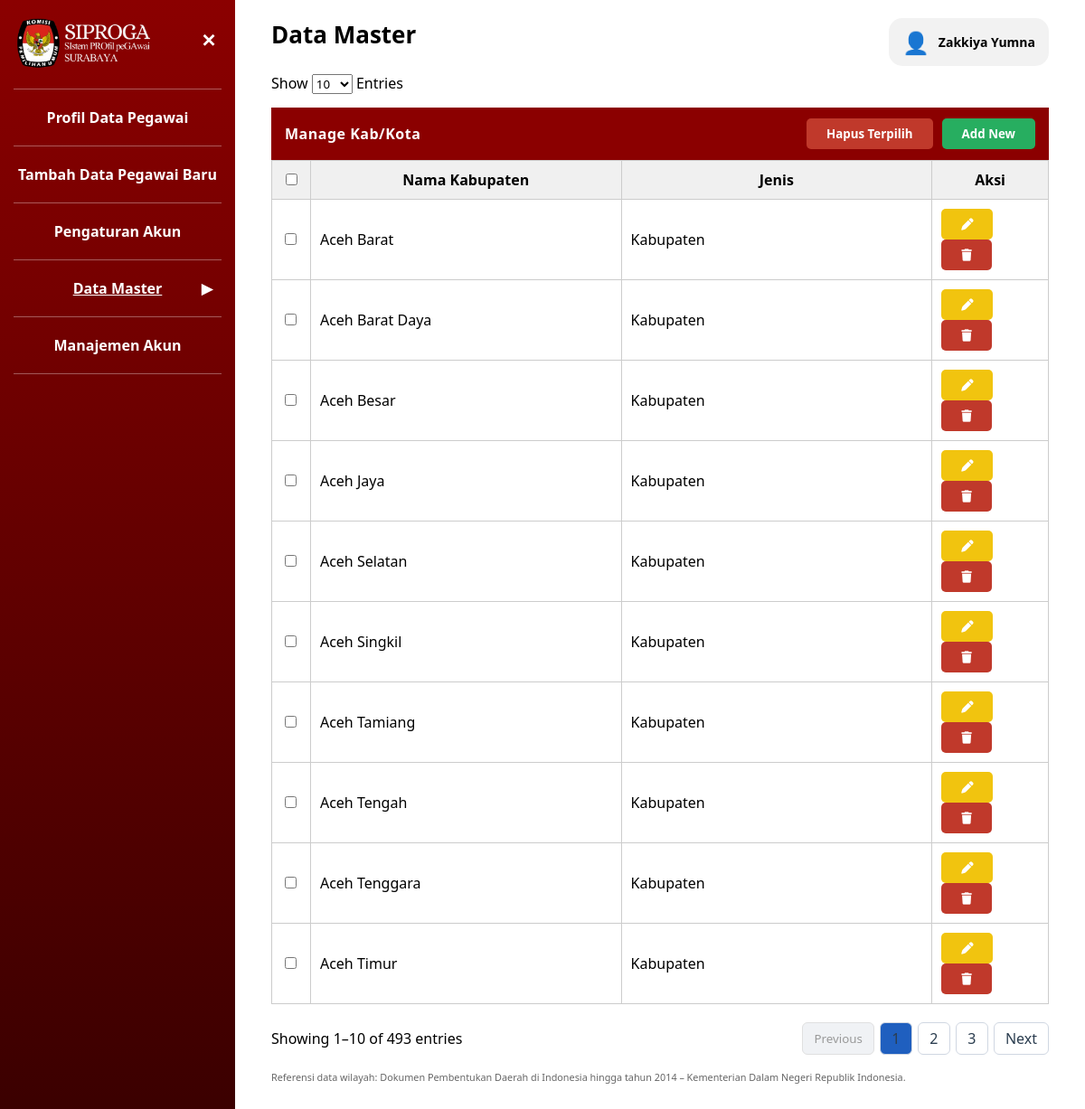
Page /admin/Admin_DM_KabupatenKota.php (signed in) on the committed database.
### tables this page shows
CREATE TABLE `user` (
  `id_user` int UNSIGNED NOT NULL,
  `nip` char(18) NOT NULL,
  `username` varchar(50) NOT NULL,
  `email` varchar(100) NOT NULL,
  `password` varchar(255) NOT NULL,
  `role` enum('admin','pegawai') NOT NULL DEFAULT 'pegawai',
  `last_login` datetime DEFAULT NULL,
  `is_active` tinyint(1) NOT NULL DEFAULT '1',
  `created_at` timestamp NOT NULL DEFAULT CURRENT_TIMESTAMP
);

CREATE TABLE `pegawai` (
  `nip` char(18) NOT NULL,
  `nama_pegawai` varchar(250) NOT NULL,
  `tempat_lahir` varchar(100) NOT NULL,
  `tanggal_lahir` date NOT NULL,
  `alamat` varchar(100) NOT NULL,
  `tmt_cpns` date DEFAULT NULL,
  `tmt_pns` date DEFAULT NULL,
  `no_telp` varchar(15) NOT NULL,
  `created_at` timestamp NOT NULL DEFAULT CURRENT_TIMESTAMP,
  `updated_at` timestamp NOT NULL DEFAULT CURRENT_TIMESTAMP ON UPDATE CURRENT_TIMESTAMP,
  `id_jenis_kelamin` int UNSIGNED NOT NULL,
  `id_agama` int UNSIGNED NOT NULL,
  `id_status_perkawinan` int UNSIGNED NOT NULL,
  `id_gol` int UNSIGNED NOT NULL,
  `id_unit_kerja` int UNSIGNED NOT NULL,
  `foto` varchar(50) NOT NULL,
  `tipe_karyawan` varchar(10) NOT NULL,
  `instansi` varchar(50) NOT NULL
);

CREATE TABLE `master_kabupaten` (
  `id_kabupaten` int NOT NULL,
  `nama_kabupaten` varchar(100) NOT NULL,
  `jenis` enum('Kabupaten','Kota') NOT NULL
);

### admin/Admin_DM_KabupatenKota.php (the view, shortened to what this page needs)
<?php
include '../config/koneksi.php';
$nip_session = $_SESSION['nip'];
$stmtAdmin = $conn->prepare("
    SELECT u.username, u.role, p.nama_pegawai
    FROM user u
    JOIN pegawai p ON u.nip = p.nip
    WHERE u.nip = ?
");
$stmtAdmin->bind_param("s", $nip_session);
$stmtAdmin->execute();
$resultAdmin = $stmtAdmin->get_result();
$admin = $resultAdmin->fetch_assoc() ?? [
    'username' => 'Administrator',
    'nama_pegawai' => 'Administrator'
];
$limit = isset($_GET['limit']) ? (int)$_GET['limit'] : 10;
$page = isset($_GET['page']) ? (int)$_GET['page'] : 1;
$offset = ($page - 1) * $limit;
$totalQuery = mysqli_query($conn, "SELECT COUNT(*) as total FROM master_kabupaten");
$totalData = mysqli_fetch_assoc($totalQuery)['total'];
$totalPages = ceil($totalData / $limit);
$query = mysqli_query($conn,
    "SELECT id_kabupaten, nama_kabupaten, jenis
     FROM master_kabupaten
     ORDER BY nama_kabupaten ASC
     LIMIT $limit OFFSET $offset"
);
?>
<!DOCTYPE html>
<html lang="id">
<head>
    <link rel="stylesheet" href="../assets/data_master.css">
    <link rel="stylesheet" href="../assets/style.css" />
    <link rel="stylesheet" href="https://cdnjs.cloudflare.com/ajax/libs/font-awesome/6.5.0/css/all.min.css">
</head>
<body class="role-admin" data-jenis="kab_kota">
<aside class="sidebar" id="sidebar">
    <div class="logo_siproga">
      <img src="../auth/Logo_Siproga.png">
      <button class="tombol-menu" id="tombolMenu">✕</button>
    </div>
    <hr class="garis-menu">
    <a href="Admin_Profil_Data_Pegawai.php" class="item-menu">
        Profil Data Pegawai
    </a>
    <hr class="garis-menu">
    <a href="Admin_Tambah_Data.php" class="item-menu">
        Tambah Data Pegawai Baru
    </a>
    <hr class="garis-menu">
    <a href="Admin_Pengaturan_Akun.php" class="item-menu">
        Pengaturan Akun
    </a>
    <hr class="garis-menu">
    <div class="item-menu aktif" id="menuDataMaster">
        <span>Data Master</span>
        <span class="panah-menu" id="panahDataMaster">▼</span>
    </div>
    <hr class="garis-menu">
    <a href="Admin_Manajemen_Akun.php" class="item-menu">
      Manajemen Akun
    </a>
    <hr class="garis-menu">
</aside>
<main class="konten">
<h2>Data Master</h2>
<div class="user-profile" id="userProfile">
    <div class="user-info">
        <div class="user-icon">👤</div>
        <div class="user-text">
            <div class="user-name">
                <?= htmlspecialchars($admin['nama_pegawai']); ?>
            </div>
        </div>
    </div>
</div>
<div style="display:flex; justify-content:space-between; align-items:center; margin-bottom:15px;">
    <div>
        Show
        <select id="entriesSelect" onchange="changeEntries(this.value)">
        <option value="10" <?= $limit==10?'selected':'' ?>>10</option>
        </select>
        Entries
    </div>
</div>
<div class="header-master">
    <span class="judul-master">Manage Kab/Kota</span>
    <div class="header-actions">
        <button type="button"
                class="tombol-hapus"
                onclick="openBulkDeleteModal()">
            Hapus Terpilih
        </button>
        <button type="button"
                class="tombol-tambah"
                onclick="openModal()">
            Add New
        </button>
    </div>
</div>
<form method="POST" id="formBulkDelete">
<table width="100%" class="tabel-master">
    <thead>
        <tr>
            <th width="5%">
                <input type="checkbox" id="checkAll">
            </th>
            <th>Nama Kabupaten</th>
            <th>Jenis</th>
            <th width="15%">Aksi</th>
        </tr>
    </thead>
    <tbody>
    <?php
    if (mysqli_num_rows($query) > 0) {
        while ($row = mysqli_fetch_assoc($query)) {
    ?>
    <tr>
        <td>
            <input type="checkbox"
                   name="id_delete[]"
                   value="<?= $row['id_kabupaten']; ?>">
        </td>
        <td><?= htmlspecialchars($row['nama_kabupaten']); ?></td>
        <td><?= htmlspecialchars($row['jenis']); ?></td>
        <td>
            <button type="button"
                    class="tombol-ubah"
                    onclick="openEditModal(<?= $row['id_kabupaten']; ?>,
                    '<?= htmlspecialchars($row['nama_kabupaten']); ?>',
                    '<?= htmlspecialchars($row['jenis']); ?>'
                    )">
                <i class="fa-solid fa-pen"></i>
            </button>
            <button type="button"
                    class="tombol-hapus"
                    onclick="openDeleteModal(<?= $row['id_kabupaten']; ?>)">
                <i class="fa-solid fa-trash"></i>
            </button>
        </td>
    </tr>
    <?php
        }
    } else {
        echo "<tr>
                <td colspan='3' style='text-align:center; padding:20px;'>
                    Belum ada data
                </td>
            </tr>";
    }
    ?>
    </tbody>
</table>
<?php
$start = $offset + 1;
$end = min($offset + $limit, $totalData);
?>
<div class="table-footer">
    <div>
        Showing <?= $start ?>–<?= $end ?> of <?= $totalData ?> entries
    </div>
    <div id="pagination">
        <?php if ($page > 1): ?>
            <a href="?page=<?= $page - 1 ?>&limit=<?= $limit ?>" class="tombol-previous">Previous</a>
        <?php else: ?>
            <button class="tombol-previous" disabled>Previous</button>
        <?php endif; ?>
        <?php
        $startPage = max(1, $page - 2);
        $endPage   = min($totalPages, $page + 2);
        for ($i = $startPage; $i <= $endPage; $i++):
        ?>
            <a href="?page=<?= $i ?>&limit=<?= $limit ?>"
               class="tombol-next"
               style="<?= $i == $page ? 'background:#1f5fbf;' : '' ?>">
                <?= $i ?>
            </a>
        <?php endfor; ?>
        <?php if ($page < $totalPages): ?>
            <a href="?page=<?= $page + 1 ?>&limit=<?= $limit ?>" class="tombol-next">Next</a>
        <?php else: ?>
            <button class="tombol-next" disabled>Next</button>
        <?php endif; ?>
    </div>
</div>
<div class="referensi-data">
    <small>
        Referensi data wilayah: Dokumen Pembentukan Daerah di Indonesia hingga tahun 2014
        – Kementerian Dalam Negeri Republik Indonesia.
    </small>
</div>
</main>
</body>
</html>

### assets/data_master.css (style rules this page uses)
* { box-sizing: border-box; font-family: "Segoe UI", Tahoma, sans-serif; }
body { margin: 0; min-height: 100vh; display: flex; background: #ffffff; }
.sidebar { width: 260px; background: linear-gradient(to bottom, #8b0000, #3b0000); color: #fff; padding: 20px 15px; min-height: 100vh; }
.tombol-menu { background: none; border: none; color: #fff; font-size: 22px; cursor: pointer; }
.garis-menu { border: none; border-top: 1px solid rgba(255, 255, 255, 0.35); margin: 12px 0; }
.item-menu { padding: 8px 5px; cursor: pointer; font-weight: bold; text-align: center; position: relative; }
.item-menu.aktif { text-decoration: underline; }
.panah-menu { position: absolute; right: 10px; top: 50%; transform: translateY(-50%); }
.konten { flex: 1; padding: 20px 40px 30px; position: relative; }
.konten h2 { margin: 0 0 25px; font-size: 26px; }
.tabel-master { width: 100%; border-collapse: collapse; table-layout: fixed; }
.tabel-master th, .tabel-master td { border: 1px solid #ccc; padding: 10px; }
.tabel-master th { background: #f0f0f0; }
.header-master { background: #8b0000; color: white; padding: 12px 15px; display: flex; justify-content: space-between; align-items: center; margin-bottom: 0; }
.judul-master { font-weight: 700; font-size: 16px; letter-spacing: 0.5px; }
.header-actions { display: flex; gap: 10px; }
.tombol-ubah { background: #f1c40f; color: #000; border: none; padding: 8px 22px; border-radius: 5px; font-weight: bold; cursor: pointer; }
.tombol-hapus { background: #c0392b; color: #fff; border: none; padding: 8px 22px; border-radius: 5px; font-weight: bold; cursor: pointer; }
.tombol-tambah { background: #27ae60; color: #fff; border: none; padding: 8px 22px; border-radius: 5px; font-weight: bold; cursor: pointer; }
.table-footer { display: flex; justify-content: space-between; align-items: center; margin-top: 20px; }
#pagination { display: flex; align-items: center; gap: 6px; }
#pagination a, #pagination button { min-width: 36px; height: 36px; padding: 0 12px; border-radius: 6px; border: 1px solid #d0d7e2; background: #ffffff; color: #2c3e50; font-weight: 500; text-decoration: none; display: flex; align-items: center; justify-content: center; cursor: pointer; transition: all 0.2s ease; }
#pagination button:disabled { background: #f0f2f5; color: #999; border-color: #e0e0e0; cursor: not-allowed; }

### assets/style.css (style rules this page uses)
* { box-sizing: border-box; font-family: "Segoe UI", Tahoma, sans-serif; }
body { margin: 0; min-height: 100vh; display: flex; background: #ffffff; }
.sidebar { width: 260px; background: linear-gradient(to bottom, #8b0000, #3b0000); color: #fff; padding: 20px 15px; min-height: 100vh; }
.tombol-menu { background: none; border: none; color: #fff; font-size: 22px; cursor: pointer; font-weight: bold; }
.garis-menu { border: none; border-top: 1px solid rgba(255, 255, 255, 0.35); margin: 12px 0; }
.item-menu { padding: 8px 5px; cursor: pointer; font-weight: bold; text-align: center; position: relative; display: block; text-decoration: none; color: white; }
.item-menu.aktif { text-decoration: underline; }
.panah-menu { position: absolute; right: 10px; top: 50%; transform: translateY(-50%); }
.konten { flex: 1; padding: 20px 40px 30px; position: relative; }
.konten h2 { margin: 0 0 25px; font-size: 26px; }
.tombol-ubah { background: #f1c40f; color: #fff; border: none; padding: 8px 22px; border-radius: 5px; font-weight: bold; cursor: pointer; }
.tombol-hapus { background: #c0392b; color: #fff; border: none; padding: 8px 22px; border-radius: 5px; font-weight: bold; cursor: pointer; }
.tombol-tambah { background: #27ae60; color: #fff; border: none; padding: 8px 22px; border-radius: 5px; font-weight: bold; cursor: pointer; }
.user-profile { position: absolute; top: 20px; right: 40px; z-index: 9999; }
.user-info { display: flex; align-items: center; gap: 10px; background: #f2f2f2; padding: 10px 15px; border-radius: 15px; }
.user-icon { font-size: 24px; }
.user-name { font-weight: bold; font-size: 14px; }
.logo_siproga { display: flex; align-items: flex-start; position: relative; }
.logo_siproga img { width: 170px; height: auto; padding-right: 12px; display: block; margin-bottom: 10px; }
.tombol-menu { font-size: 20px; background: none; border: none; color: white; cursor: pointer; position: absolute; right: 0px; top: 10px; }

### admin/Admin_DM_KabupatenKota.php (style rules this page uses)
.referensi-data { margin-top:15px; font-size:13px; color:#666; }
.referensi-data small { line-height:1.5; }

### rows in the picture
user: nip.nama_pegawai "Zakkiya Yumna"
master_kabupaten: nama_kabupaten "Aceh Barat", jenis "Kabupaten"
master_kabupaten: nama_kabupaten "Aceh Barat Daya", jenis "Kabupaten"
master_kabupaten: nama_kabupaten "Aceh Besar", jenis "Kabupaten"
master_kabupaten: nama_kabupaten "Aceh Jaya", jenis "Kabupaten"
master_kabupaten: nama_kabupaten "Aceh Selatan", jenis "Kabupaten"
master_kabupaten: nama_kabupaten "Aceh Singkil", jenis "Kabupaten"
master_kabupaten: nama_kabupaten "Aceh Tamiang", jenis "Kabupaten"
master_kabupaten: nama_kabupaten "Aceh Tengah", jenis "Kabupaten"
master_kabupaten: nama_kabupaten "Aceh Tenggara", jenis "Kabupaten"
master_kabupaten: nama_kabupaten "Aceh Timur", jenis "Kabupaten"

### other values in the picture
$start "1"
$end "10"
$totalData "493"
